Frame 1 (no input): blank canvas, image omitted
Frame 60 (no input): blank canvas, image omitted
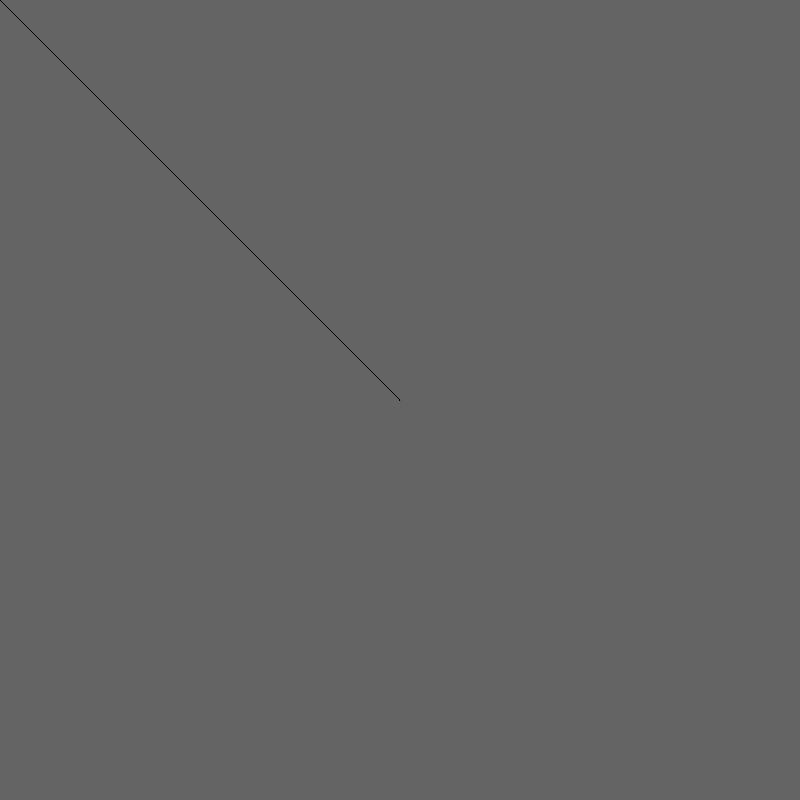
Frame 120 (the mouse pressed at the canvas centre since frame 60)

The p5.js sketch whose frames 1 and 60 were blank and that drew this single picture after the mouse press (run headless with seeded random() and noise() and a simulated clock; from frame 60 on, the mouse is pressed at the canvas centre):

// p5.js sketch
// ── sketch.js
function setup() {
 createCanvas(800, 800);
  stroke(2,122,);
  background(100);
}
function draw() {
 // var weight = dist(mouseX, mouseY, pmouseX, pmouseY);
  rect(0,0,width. height)
 strokeWeight(1);
  noFill();
 vertex(mouseX, mouseY);
  endShape();
}
